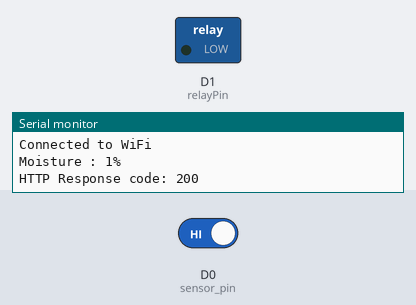
A sketch run on a simulated ESP8266 (NodeMCU). On the bench: switched loads named in the sketch (green lamp = pin HIGH), the last lines printed to the serial monitor. Inputs (shaded band) come from the test bench; at power-on: D0 (sensor_pin) HIGH. WiFi joins after 1.5 s; servers stay silent unless stated; uploads are accepted with an empty reply.

Above: at 3.2 s.
3.3 s: D0 (sensor_pin) driven LOW
At 4.8 s:
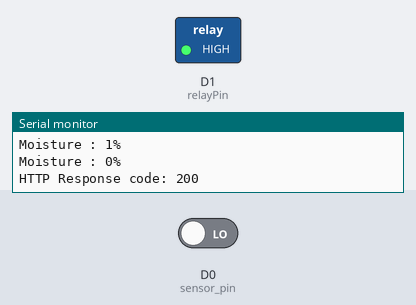
5.7 s: D0 (sensor_pin) driven HIGH
At 7.7 s:
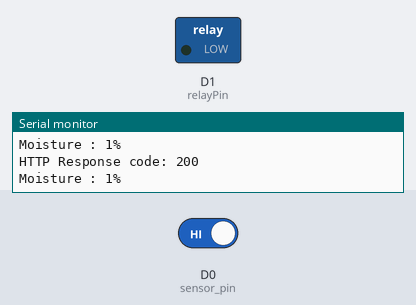
Timing chart, 0 to 9.2 s (numbered marks = the images above; inputs shaded):
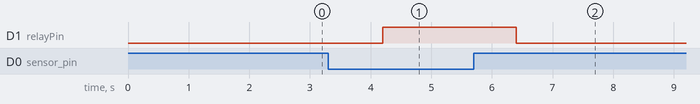

The sketch:

soil.ino
```cpp
#include <ESP8266WiFi.h>
#include <ESP8266HTTPClient.h>
#include <ArduinoJson.h>
#include <ArduinoOTA.h>

const char* ssid = "Vinay";
const char* password = "12345678";
const char* serverUrl = "http://Your IP:3000/soil"; // Change the server URL to match your endpoint for touch sensor
int flag = 0;
int prev = 0;
const int relayPin = D1;  // GPIO pin for relay control
const int sensor_pin = D0; // Soil Sensor input at Analog PIN A0

void setup() {
  Serial.begin(115200);
  pinMode(relayPin, OUTPUT);
  pinMode(sensor_pin, INPUT);
  digitalWrite(relayPin, LOW);
  WiFi.begin(ssid, password);
  while (WiFi.status() != WL_CONNECTED) {
    delay(1000);
    Serial.println("Connecting to WiFi...");
  }
  Serial.println("Connected to WiFi");

  // Initialize OTA
  ArduinoOTA.begin();
}

void loop() {
  // Handle OTA events
  ArduinoOTA.handle();


  // Read soil moisture sensor
  int moisturePercentage = digitalRead(sensor_pin);
  Serial.print("Moisture : ");
  Serial.print(moisturePercentage);
  Serial.println("%");
  // Control relay based on soil moisture level
  if (moisturePercentage == 0) {//pani bhara hai
    digitalWrite(relayPin, HIGH);
    prev = flag;
    flag = 0;
  } else {
    digitalWrite(relayPin, LOW);

    prev = flag;
    flag = 1;
  }

  if(flag != prev){
    sendTouchData(moisturePercentage);
  }
  delay(1000);
}

void sendTouchData(float moisturePercentage) {
  WiFiClient client;
  HTTPClient http;

  // Create a JSON object
  StaticJsonDocument<200> doc;
  doc["moisturePercentage"] = moisturePercentage;
  doc["status"] = "Moter has been started";
  // Serialize JSON to a string
  String jsonStr;
  serializeJson(doc, jsonStr);

  if (http.begin(client, serverUrl)) {
    http.addHeader("Content-Type", "application/json");

    // Send POST request with JSON payload
    int httpResponseCode = http.POST(jsonStr);
    if (httpResponseCode > 0) {
      Serial.print("HTTP Response code: ");
      Serial.println(httpResponseCode);
    } else {
      Serial.println("Error sending HTTP request");
    }
    http.end();
  } else {
    Serial.println("Failed to connect to server");
  }
}
```

Measured:
- after the input at 3.3 s, D1 (relayPin): LOW → HIGH after 0.90 s
- after the input at 5.7 s, D1 (relayPin): HIGH → LOW after 0.70 s
